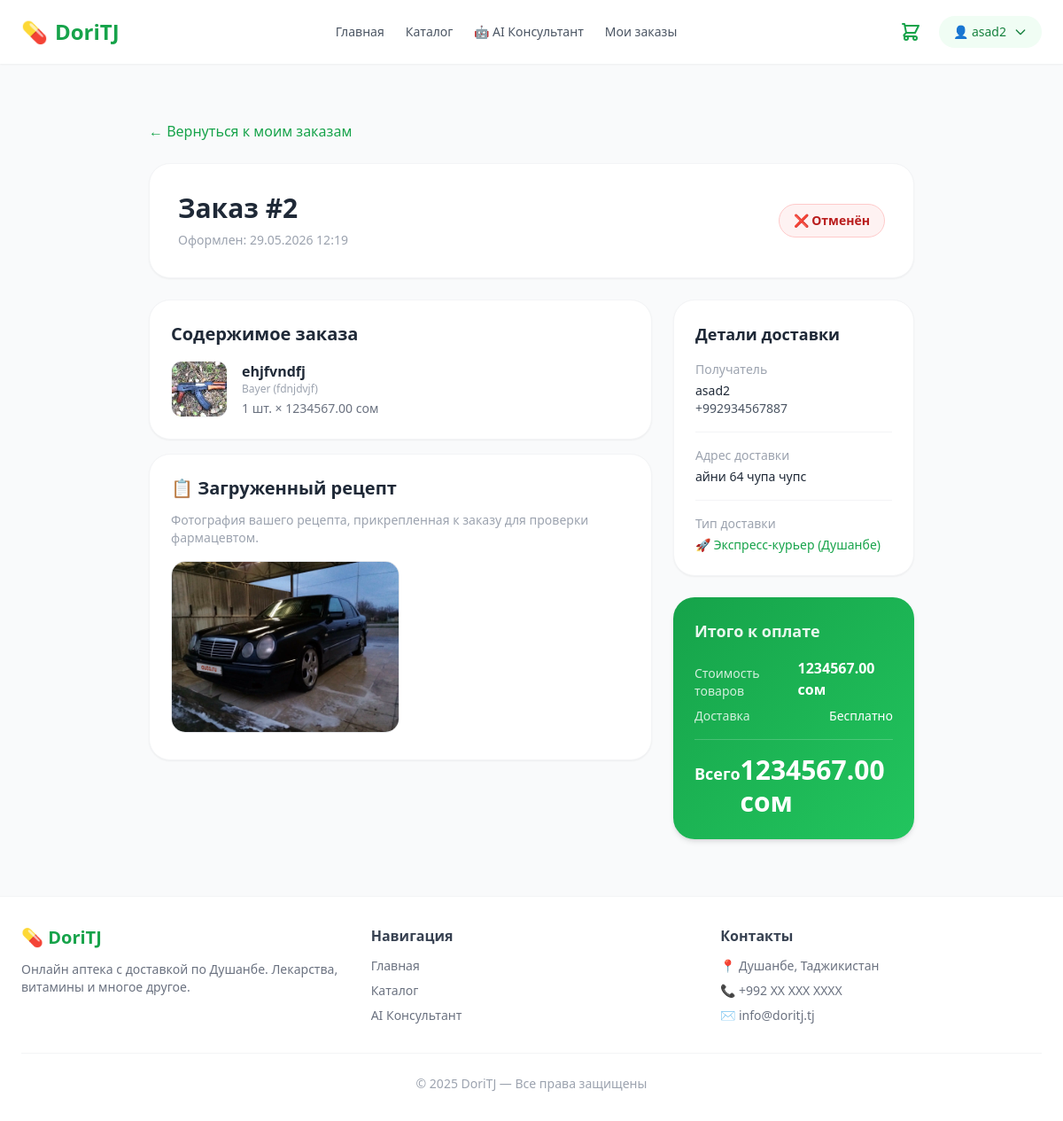
The page /orders/order/2/ (signed in) on the database its author committed.
### accounts/models.py (models this page shows, shortened)
class User(AbstractUser):
    phone = models.CharField(max_length=20, blank=True)
    address = models.TextField(blank=True)
    birth_date = models.DateField(null=True, blank=True)
    avatar = models.ImageField(upload_to='avatars/', blank=True)
    age = models.PositiveIntegerField(null=True, blank=True)

### orders/models.py (models this page shows)
class Order(models.Model):
    STATUS_CHOICES = [
        ('pending', 'Ожидает'),
        ('confirmed', 'Подтверждён'),
        ('delivering', 'Доставляется'),
        ('done', 'Выполнен'),
        ('cancelled', 'Отменён'),
    ]
    user = models.ForeignKey(settings.AUTH_USER_MODEL, on_delete=models.CASCADE)
    address = models.TextField()
    status = models.CharField(max_length=20, choices=STATUS_CHOICES, default='pending')
    total = models.DecimalField(max_digits=10, decimal_places=2)
    prescription = models.ImageField(upload_to='prescriptions/', blank=True, null=True)
    created_at = models.DateTimeField(auto_now_add=True)

class OrderItem(models.Model):
    order = models.ForeignKey(Order, on_delete=models.CASCADE)
    product = models.ForeignKey(Product, on_delete=models.CASCADE)
    quantity = models.PositiveIntegerField()
    price = models.DecimalField(max_digits=10, decimal_places=2)

### products/models.py (models this page shows, shortened)
class Product(models.Model):
    category = models.ForeignKey(Category, on_delete=models.CASCADE)
    manufacturer = models.ForeignKey(Manufacturer, on_delete=models.SET_NULL, null=True)
    name = models.CharField(max_length=200)
    description = models.TextField(blank=True)
    price = models.DecimalField(max_digits=10, decimal_places=2)
    stock = models.PositiveIntegerField(default=0)
    image = models.ImageField(upload_to='products/', blank=True, null=True)
    is_prescription = models.BooleanField(default=False)
    active_substance = models.CharField(max_length=200, blank=True)
    created_at = models.DateTimeField(auto_now_add=True)

class Manufacturer(models.Model):
    name = models.CharField(max_length=200)
    country = models.CharField(max_length=100)
    description = models.TextField()

### orders/views.py (the view)
# urls.py: path('order/<int:pk>/', views.order_detail, name='order_detail'),
@login_required
def order_detail(request, pk):
    order = get_object_or_404(Order, pk=pk, user=request.user)
    items = OrderItem.objects.filter(order=order).select_related('product')
    return render(request, 'order_detail.html', {
        'order': order,
        'items': items
    })

### accounts/backend.py (called while the page is built)
    def get_user(self, user_id):
        try:
            return User.objects.get(pk=user_id)
        except User.DoesNotExist:
            return None

### templates/order_detail.html (shortened to what this page needs)
{% extends 'base.html' %}
{% block content %}
<div class="max-w-4xl mx-auto my-8 px-4">
    <a href="/orders/" class="text-green-600 hover:text-green-700 font-medium inline-flex items-center mb-6 transition">
        ← Вернуться к моим заказам
    </a>
    <div class="bg-white rounded-3xl border border-gray-100 p-6 md:p-8 shadow-sm mb-6 flex flex-col md:flex-row justify-between items-start md:items-center gap-4">
        <div>
            <h1 class="text-3xl font-extrabold text-gray-800 mb-2">Заказ #{{ order.id }}</h1>
            <p class="text-gray-400 text-sm">Оформлен: {{ order.created_at|date:"d.m.Y H:i" }}</p>
        </div>
        <div>
            {% if order.status == 'pending' %}
                <span class="bg-yellow-50 text-yellow-700 border border-yellow-200 px-4 py-2 rounded-full font-semibold text-sm inline-block">⏳ Ожидает подтверждения</span>
            {% elif order.status == 'confirmed' %}
                <span class="bg-blue-50 text-blue-700 border border-blue-200 px-4 py-2 rounded-full font-semibold text-sm inline-block">✅ Подтверждён</span>
            {% elif order.status == 'delivering' %}
                <span class="bg-indigo-50 text-indigo-700 border border-indigo-200 px-4 py-2 rounded-full font-semibold text-sm inline-block">🚚 Курьер в пути (до 2 часов)</span>
            {% elif order.status == 'done' %}
                <span class="bg-green-50 text-green-700 border border-green-200 px-4 py-2 rounded-full font-semibold text-sm inline-block">🎉 Выполнен</span>
            {% elif order.status == 'cancelled' %}
                <span class="bg-red-50 text-red-700 border border-red-200 px-4 py-2 rounded-full font-semibold text-sm inline-block">❌ Отменён</span>
            {% endif %}
        </div>
    </div>
    <div class="grid grid-cols-1 md:grid-cols-3 gap-6">
        <div class="md:col-span-2 space-y-4">
            <div class="bg-white rounded-3xl border border-gray-100 p-6 shadow-sm">
                <h2 class="text-xl font-bold text-gray-800 mb-4">Содержимое заказа</h2>
                <div class="divide-y divide-gray-100">
                    {% for item in order.orderitem_set.all %}
                    <div class="py-4 flex items-center justify-between first:pt-0 last:pb-0">
                        <div class="flex items-center gap-4">
                            {% if item.product.image %}
                                <img src="{{ item.product.image.url }}" alt="{{ item.product.name }}" class="w-16 h-16 object-cover rounded-xl border border-gray-100">
                            {% else %}
                                <div class="w-16 h-16 bg-green-50 rounded-xl flex items-center justify-center text-2xl">💊</div>
                            {% endif %}
                            <div>
                                <h4 class="font-semibold text-gray-800 text-sm md:text-base">{{ item.product.name }}</h4>
                                <p class="text-gray-400 text-xs">{{ item.product.manufacturer.name }} ({{ item.product.manufacturer.country }})</p>
                                <p class="text-gray-500 text-sm mt-1">{{ item.quantity }} шт. × {{ item.price }} сом</p>
                            </div>
                        </div>
                    </div>
                    {% endfor %}
                </div>
            </div>
            {% if order.prescription %}
            <div class="bg-white rounded-3xl border border-gray-100 p-6 shadow-sm">
                <h2 class="text-xl font-bold text-gray-800 mb-3">📋 Загруженный рецепт</h2>
                <p class="text-gray-400 text-sm mb-4">Фотография вашего рецепта, прикрепленная к заказу для проверки фармацевтом.</p>
                <a href="{{ order.prescription.url }}" target="_blank" class="inline-block group relative rounded-2xl overflow-hidden border border-gray-200">
                    <img src="{{ order.prescription.url }}" alt="Рецепт" class="max-h-48 object-contain group-hover:opacity-90 transition">
                </a>
            </div>
            {% endif %}
        </div>
        <div class="space-y-6">
            <div class="bg-white rounded-3xl border border-gray-100 p-6 shadow-sm">
                <h3 class="text-lg font-bold text-gray-800 mb-4">Детали доставки</h3>
                <div class="space-y-4 text-sm">
                    <div>
                        <p class="text-gray-400 mb-1">Получатель</p>
                        <p class="font-medium text-gray-800">{{ order.user.username }}</p>
                        {% if order.user.phone %}
                            <p class="text-gray-600">{{ order.user.phone }}</p>
                        {% endif %}
                    </div>
                    <hr class="border-gray-100">
                    <div>
                        <p class="text-gray-400 mb-1">Адрес доставки</p>
                        <p class="font-medium text-gray-800">{{ order.address }}</p>
                    </div>
                    <hr class="border-gray-100">
                    <div>
                        <p class="text-gray-400 mb-1">Тип доставки</p>
                        <p class="font-medium text-green-600">🚀 Экспресс-курьер (Душанбе)</p>
                    </div>
                </div>
            </div>
            <div class="bg-gradient-to-br from-green-600 to-green-500 rounded-3xl p-6 text-white shadow-md">
                <h3 class="text-lg font-bold mb-4 opacity-90">Итого к оплате</h3>
                <div class="flex justify-between items-end mb-2">
                    <span class="text-sm opacity-80">Стоимость товаров</span>
                    <span class="font-semibold">{{ order.total }} сом</span>
                </div>
                <div class="flex justify-between items-end mb-4 text-sm pb-4 border-b border-white/20">
                    <span class="opacity-80">Доставка</span>
                    <span class="font-medium">Бесплатно</span>
                </div>
                <div class="flex justify-between items-baseline">
                    <span class="text-lg font-bold">Всего</span>
                    <span class="text-3xl font-black">{{ order.total }} сом</span>
                </div>
            </div>
        </div>
    </div>
</div>
{% endblock %}

### templates/base.html (shortened to what this page needs)
<!DOCTYPE html>
<html lang="ru">
<head>
    <script src="https://cdn.tailwindcss.com"></script>
</head>
<body class="bg-gray-50 text-gray-800 min-h-screen flex flex-col">
<header class="bg-white shadow-sm sticky top-0 z-50">
    <div class="max-w-7xl mx-auto px-6 py-4 flex items-center justify-between">
        <a href="/" class="flex items-center gap-2 text-green-600 font-bold text-2xl">
            💊 <span>DoriTJ</span>
        </a>
        <nav class="hidden md:flex items-center gap-6 text-sm font-medium text-gray-600">
            <a href="/" class="hover:text-green-600 transition">Главная</a>
            {% if user.is_authenticated %}
                <a href="/catalog/" class="hover:text-green-600 transition">Каталог</a>
                <a href="/consultantai/" class="hover:text-green-600 transition">🤖 AI Консультант</a>
                <a href="/orders/my-orders/" class="hover:text-green-600 transition">Мои заказы</a>
            {% endif %}
        </nav>
        <div class="flex items-center gap-3">
            {% if user.is_authenticated %}
                <a href="/orders/cart/" class="relative p-2 rounded-full hover:bg-green-50 transition">
                    <svg class="w-6 h-6 text-green-600" fill="none" stroke="currentColor" viewBox="0 0 24 24">
                        <path stroke-linecap="round" stroke-linejoin="round" stroke-width="2"
                            d="M3 3h2l.4 2M7 13h10l4-8H5.4M7 13L5.4 5M7 13l-2.293 2.293c-.63.63-.184 1.707.707 1.707H17m0 0a2 2 0 100 4 2 2 0 000-4zm-8 2a2 2 0 11-4 0 2 2 0 014 0z"/>
                    </svg>
                </a>
                <div class="relative group">
                    <button class="flex items-center gap-2 bg-green-50 text-green-700 px-4 py-2 rounded-full text-sm font-medium hover:bg-green-100 transition">
                        👤 {{ user.username }}
                        <svg class="w-4 h-4" fill="none" stroke="currentColor" viewBox="0 0 24 24">
                            <path stroke-linecap="round" stroke-linejoin="round" stroke-width="2" d="M19 9l-7 7-7-7"/>
                        </svg>
                    </button>
                </div>
            {% endif %}
        </div>
    </div>
</header>
<main class="max-w-7xl mx-auto px-6 py-8 flex-1 w-full">
    {% block content %}{% endblock %}
</main>
<footer class="bg-white border-t border-gray-100 mt-auto">
    <div class="max-w-7xl mx-auto px-6 py-8">
        <div class="grid grid-cols-1 md:grid-cols-3 gap-8">
            <div>
                <h3 class="text-green-600 font-bold text-xl mb-3">💊 DoriTJ</h3>
                <p class="text-gray-500 text-sm">Онлайн аптека с доставкой по Душанбе. Лекарства, витамины и многое другое.</p>
            </div>
            <div>
                <h4 class="font-semibold mb-3 text-gray-700">Навигация</h4>
                <ul class="space-y-2 text-sm text-gray-500">
                    <li><a href="/" class="hover:text-green-600">Главная</a></li>
                    <li><a href="/catalog/" class="hover:text-green-600">Каталог</a></li>
                    <li><a href="/consultant/" class="hover:text-green-600">AI Консультант</a></li>
                </ul>
            </div>
            <div>
                <h4 class="font-semibold mb-3 text-gray-700">Контакты</h4>
                <ul class="space-y-2 text-sm text-gray-500">
                    <li>📍 Душанбе, Таджикистан</li>
                    <li>📞 +992 XX XXX XXXX</li>
                    <li>✉️ info@doritj.tj</li>
                </ul>
            </div>
        </div>
        <div class="border-t border-gray-100 mt-8 pt-6 text-center text-sm text-gray-400">
            © 2025 DoriTJ — Все права защищены
        </div>
    </div>
</footer>
</body>
</html>

### rows shown on the page
User: username "asad2"
Order: id "2", created_at "29.05.2026 12:19", prescription (picture), user.username "asad2", user.phone "+992934567887", address "айни 64 чупа чупс", total "1234567.00"
OrderItem: product.image (picture), product.name "ehjfvndfj", product.manufacturer.name "Bayer", product.manufacturer.country "fdnjdvjf", quantity "1", price "1234567.00"
